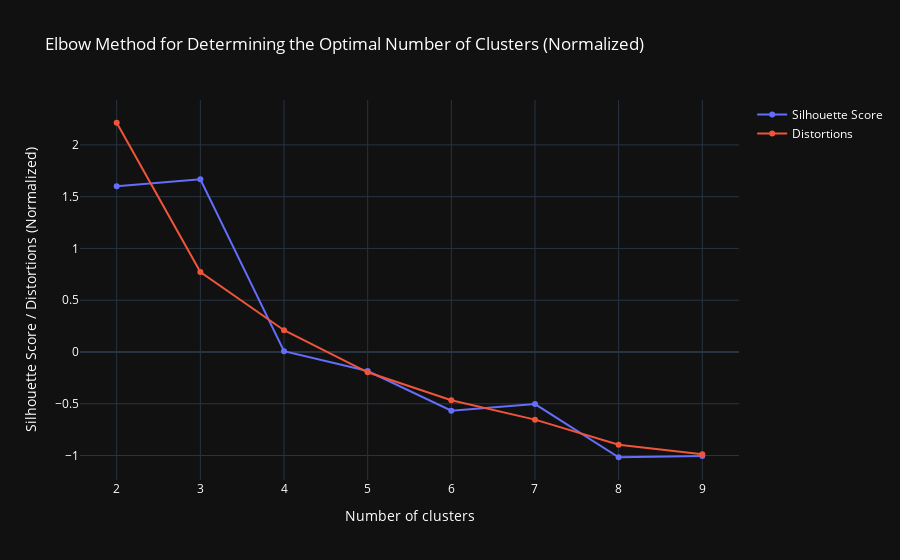

The notebook cell this image was saved under:
### Code cell
fig = go.Figure()
fig.add_trace(go.Scatter(x=range_num_clusters, y=silhouette_scores_scaled, mode='lines+markers', name='Silhouette Score'))
fig.add_trace(go.Scatter(x=range_num_clusters, y=distortions_scaled, mode='lines+markers', name='Distortions'))
fig.update_layout(title='Elbow Method for Determining the Optimal Number of Clusters (Normalized)', xaxis_title='Number of clusters', yaxis_title='Silhouette Score / Distortions (Normalized)', template='plotly_dark', font=dict(color='white'))
fig.show()

### Figure 1 — Plotly figure (JSON) as saved in the notebook; plotly's stock layout.template omitted (floating-point values rounded to 4 significant figures)
{"data": [{"mode": "lines+markers", "name": "Silhouette Score", "type": "scatter", "x": [2, 3, 4, 5, 6, 7, 8, 9], "y": [1.602, 1.668, 0.0073, -0.1842, -0.5672, -0.5031, -1.017, -1.006]}, {"mode": "lines+markers", "name": "Distortions", "type": "scatter", "x": [2, 3, 4, 5, 6, 7, 8, 9], "y": [2.214, 0.7728, 0.2103, -0.1963, -0.4656, -0.6533, -0.8953, -0.9866]}], "layout": {"font": {"color": "white"}, "title": {"text": "Elbow Method for Determining the Optimal Number of Clusters (Normalized)"}, "xaxis": {"title": {"text": "Number of clusters"}}, "yaxis": {"title": {"text": "Silhouette Score / Distortions (Normalized)"}}}}
